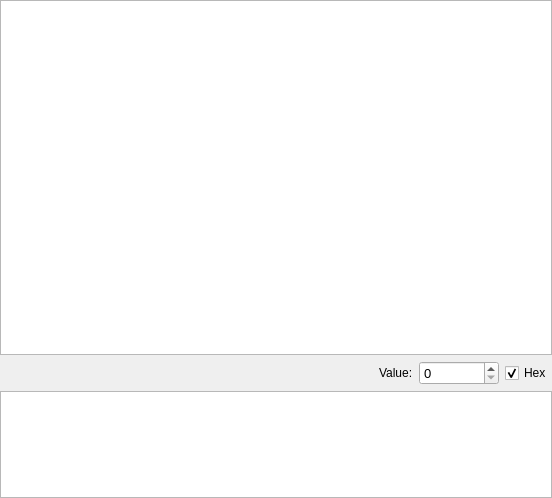
<?xml version="1.0" encoding="UTF-8"?>
<ui version="4.0">
 <class>setting_ui</class>
 <widget class="QWidget" name="setting_ui">
  <property name="geometry">
   <rect>
    <x>0</x>
    <y>0</y>
    <width>552</width>
    <height>498</height>
   </rect>
  </property>
  <property name="windowTitle">
   <string>Form</string>
  </property>
  <layout class="QVBoxLayout" name="verticalLayout">
   <property name="leftMargin">
    <number>0</number>
   </property>
   <property name="topMargin">
    <number>0</number>
   </property>
   <property name="rightMargin">
    <number>0</number>
   </property>
   <property name="bottomMargin">
    <number>0</number>
   </property>
   <item>
    <widget class="QListWidget" name="setting_list">
     <property name="sizePolicy">
      <sizepolicy hsizetype="Expanding" vsizetype="Expanding">
       <horstretch>0</horstretch>
       <verstretch>10</verstretch>
      </sizepolicy>
     </property>
     <property name="styleSheet">
      <string notr="true"/>
     </property>
     <property name="editTriggers">
      <set>QAbstractItemView::NoEditTriggers</set>
     </property>
     <property name="spacing">
      <number>0</number>
     </property>
     <property name="viewMode">
      <enum>QListView::ListMode</enum>
     </property>
     <property name="wordWrap">
      <bool>true</bool>
     </property>
    </widget>
   </item>
   <item>
    <layout class="QHBoxLayout" name="horizontalLayout">
     <item>
      <spacer name="horizontalSpacer">
       <property name="orientation">
        <enum>Qt::Horizontal</enum>
       </property>
       <property name="sizeHint" stdset="0">
        <size>
         <width>40</width>
         <height>20</height>
        </size>
       </property>
      </spacer>
     </item>
     <item>
      <widget class="QLabel" name="label">
       <property name="text">
        <string>Value:</string>
       </property>
      </widget>
     </item>
     <item>
      <widget class="QSpinBox" name="value_entry">
       <property name="minimumSize">
        <size>
         <width>80</width>
         <height>0</height>
        </size>
       </property>
       <property name="font">
        <font>
         <pointsize>10</pointsize>
        </font>
       </property>
      </widget>
     </item>
     <item>
      <widget class="QCheckBox" name="hex_btn">
       <property name="toolTip">
        <string>&lt;html&gt;&lt;head/&gt;&lt;body&gt;&lt;p&gt;Use base-16 numerical entry&lt;/p&gt;&lt;/body&gt;&lt;/html&gt;</string>
       </property>
       <property name="text">
        <string>Hex</string>
       </property>
       <property name="checked">
        <bool>true</bool>
       </property>
      </widget>
     </item>
    </layout>
   </item>
   <item>
    <widget class="QPlainTextEdit" name="setting_help">
     <property name="sizePolicy">
      <sizepolicy hsizetype="Expanding" vsizetype="Expanding">
       <horstretch>0</horstretch>
       <verstretch>3</verstretch>
      </sizepolicy>
     </property>
    </widget>
   </item>
  </layout>
 </widget>
 <resources/>
 <connections/>
</ui>
